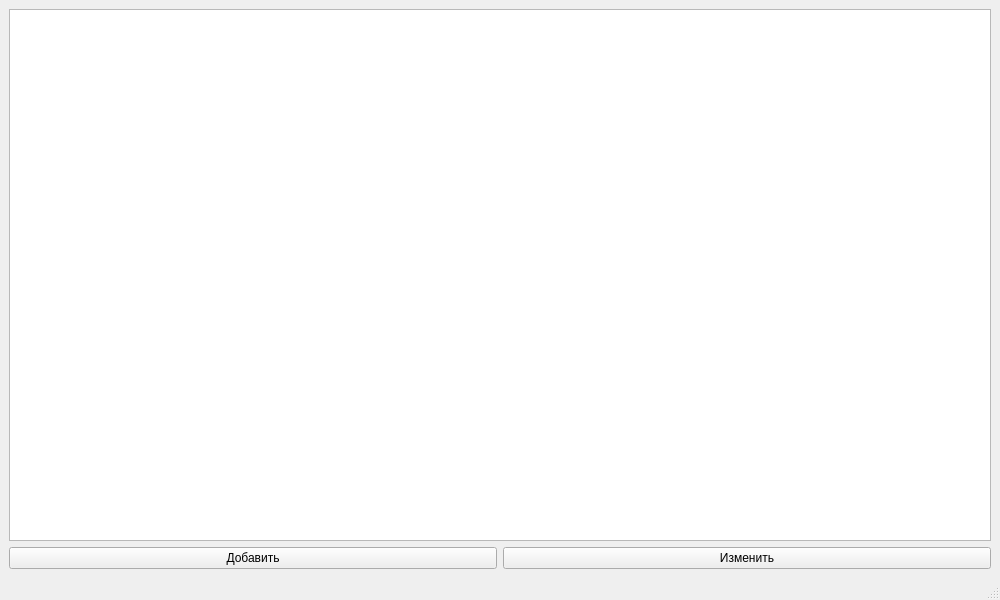
<?xml version="1.0" encoding="UTF-8"?>
<ui version="4.0">
 <class>MainWindow</class>
 <widget class="QMainWindow" name="MainWindow">
  <property name="geometry">
   <rect>
    <x>0</x>
    <y>0</y>
    <width>1000</width>
    <height>600</height>
   </rect>
  </property>
  <property name="windowTitle">
   <string>Информация о кофе</string>
  </property>
  <widget class="QWidget" name="centralwidget">
   <layout class="QVBoxLayout" name="verticalLayout">
    <item>
     <widget class="QTableWidget" name="tableWidget">
      <property name="editTriggers">
       <set>QAbstractItemView::NoEditTriggers</set>
      </property>
      <property name="selectionMode">
       <enum>QAbstractItemView::SingleSelection</enum>
      </property>
      <property name="selectionBehavior">
       <enum>QAbstractItemView::SelectRows</enum>
      </property>
      <attribute name="horizontalHeaderStretchLastSection">
       <bool>true</bool>
      </attribute>
     </widget>
    </item>
    <item>
     <layout class="QHBoxLayout" name="horizontalLayout">
      <item>
       <widget class="QPushButton" name="addButton">
        <property name="text">
         <string>Добавить</string>
        </property>
       </widget>
      </item>
      <item>
       <widget class="QPushButton" name="editButton">
        <property name="text">
         <string>Изменить</string>
        </property>
       </widget>
      </item>
     </layout>
    </item>
   </layout>
  </widget>
  <widget class="QMenuBar" name="menubar">
   <property name="geometry">
    <rect>
     <x>0</x>
     <y>0</y>
     <width>1000</width>
     <height>21</height>
    </rect>
   </property>
  </widget>
  <widget class="QStatusBar" name="statusbar"/>
 </widget>
 <resources/>
 <connections/>
</ui>
